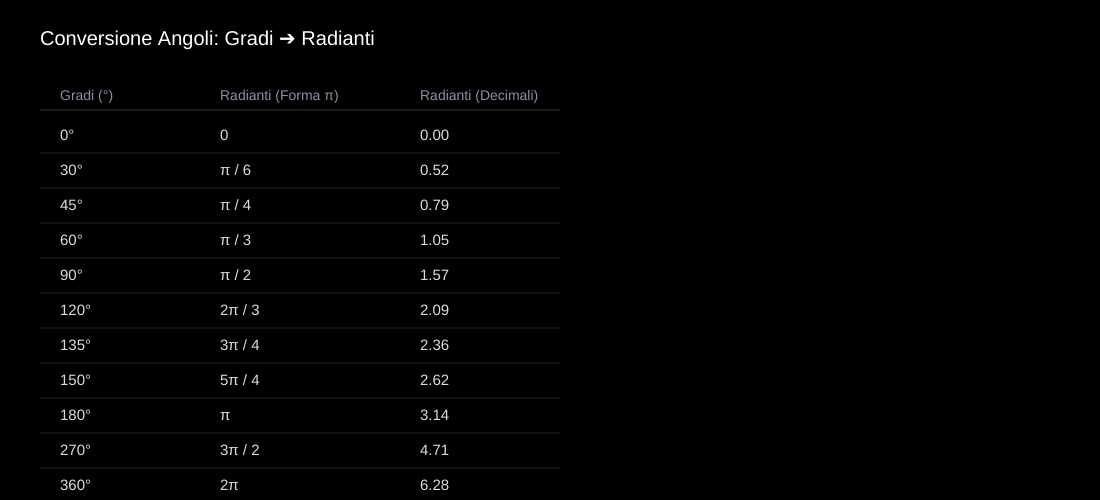
Frame 1 (no input)
Frame 60 (no input): identical to frame 1, image omitted
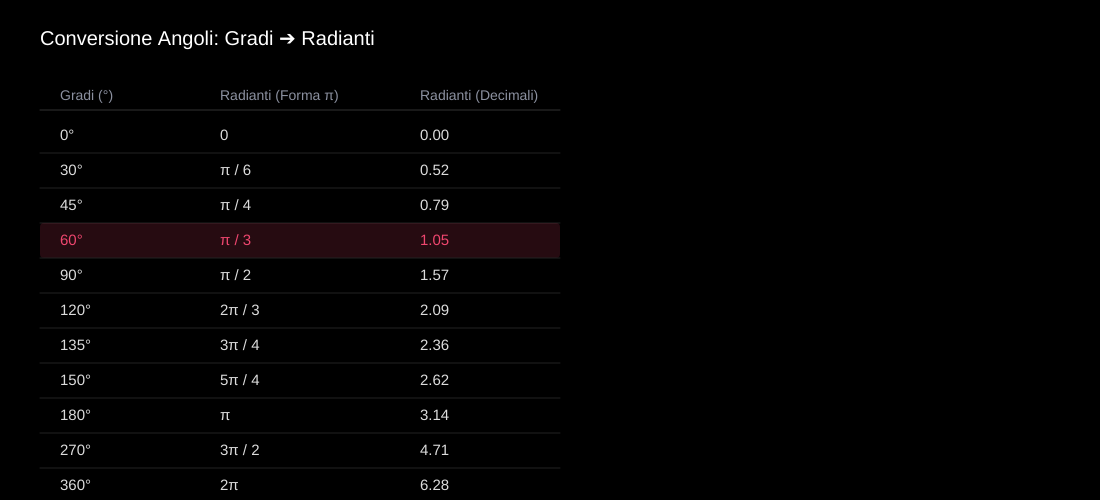
Frame 120 (the mouse pressed at the canvas centre since frame 60)

The p5.js sketch that drew these frames (run headless with seeded random() and noise() and a simulated clock; from frame 60 on, the mouse is pressed at the canvas centre):

// p5.js sketch
// ── sketch.js
// Array con i valori notevoli per la conversione
const conversioni = [
  { gradi: "0°", radPi: "0", radDec: "0.00" },
  { gradi: "30°", radPi: "π / 6", radDec: "0.52" },
  { gradi: "45°", radPi: "π / 4", radDec: "0.79" },
  { gradi: "60°", radPi: "π / 3", radDec: "1.05" },
  { gradi: "90°", radPi: "π / 2", radDec: "1.57" },
  { gradi: "120°", radPi: "2π / 3", radDec: "2.09" },
  { gradi: "135°", radPi: "3π / 4", radDec: "2.36" },
  { gradi: "150°", radPi: "5π / 4", radDec: "2.62" },
  { gradi: "180°", radPi: "π", radDec: "3.14" },
  { gradi: "270°", radPi: "3π / 2", radDec: "4.71" },
  { gradi: "360°", radPi: "2π", radDec: "6.28" }
];

function setup() {
  createCanvas(1100, 500);
}

function draw() {
  background(0);
  textFont('Helvetica');

  // Titolo della tabella
  fill(255); noStroke(); textSize(20);
  text("Conversione Angoli: Gradi ➔ Radianti", 40, 45);

  // Intestazione Colonne
  let colX1 = 60, colX2 = 220, colX3 = 420;
  let startY = 100;
  let rigaAltezza = 35;

  fill(140, 145, 160); textSize(14);
  text("Gradi (°)", colX1, startY);
  text("Radianti (Forma π)", colX2, startY);
  text("Radianti (Decimali)", colX3, startY);

  // Linea separatrice intestazione
  stroke(50); strokeWeight(1);
  line(40, startY + 10, 560, startY + 10);

  // Tracciamento delle righe della tabella
  for (let i = 0; i < conversioni.length; i++) {
    let y = startY + 40 + (i * rigaAltezza);

    // Controlla se il mouse si trova sopra la riga corrente per evidenziarla
    let mouseSuRiga = mouseY > y - 22 && mouseY < y + 13 && mouseX > 40 && mouseX < 560;

    if (mouseSuRiga) {
      noStroke(); fill(239, 71, 111, 40); // Sfondo rosa/rosso leggero per l'evidenziazione
      rect(40, y - 22, 520, rigaAltezza, 4);
      fill(239, 71, 111); // Testo colorato in evidenza
      textSize(15);
    } else {
      fill(220); // Colore testo standard
      textSize(15);
    }

    // Stampa dei dati nelle rispettive colonne
    noStroke();
    text(conversioni[i].gradi, colX1, y);
    text(conversioni[i].radPi, colX2, y);
    text(conversioni[i].radDec, colX3, y);

    // Sottile linea di divisione tra le righe
    stroke(35);
    line(40, y + 13, 560, y + 13);
  }
}
